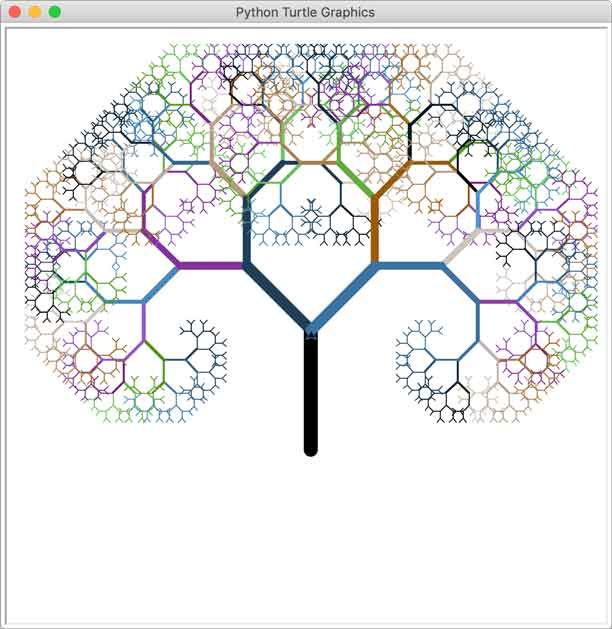

Reproduce this figure in Python.
from turtle import *

colormode(255)

lt(90)

lv = 14
l = 120
s = 45

width(lv)

r = 0
g = 0
b = 0
pencolor(r, g, b)

penup()
bk(l)
pendown()
fd(l)


def draw_tree(l, level):
    global r, g, b
    # save the current pen width
    w = width()

    # narrow the pen width
    width(w * 3.0 / 4.0)
    # set color:
    r = r + 1
    g = g + 2
    b = b + 3
    pencolor(r % 200, g % 200, b % 200)

    l = 3.0 / 4.0 * l

    lt(s)
    fd(l)

    if level < lv:
        draw_tree(l, level + 1)
    bk(l)
    rt(2 * s)
    fd(l)

    if level < lv:
        draw_tree(l, level + 1)
    bk(l)
    lt(s)

    # restore the previous pen width
    width(w)


speed("fastest")

draw_tree(l, 4)

done()
